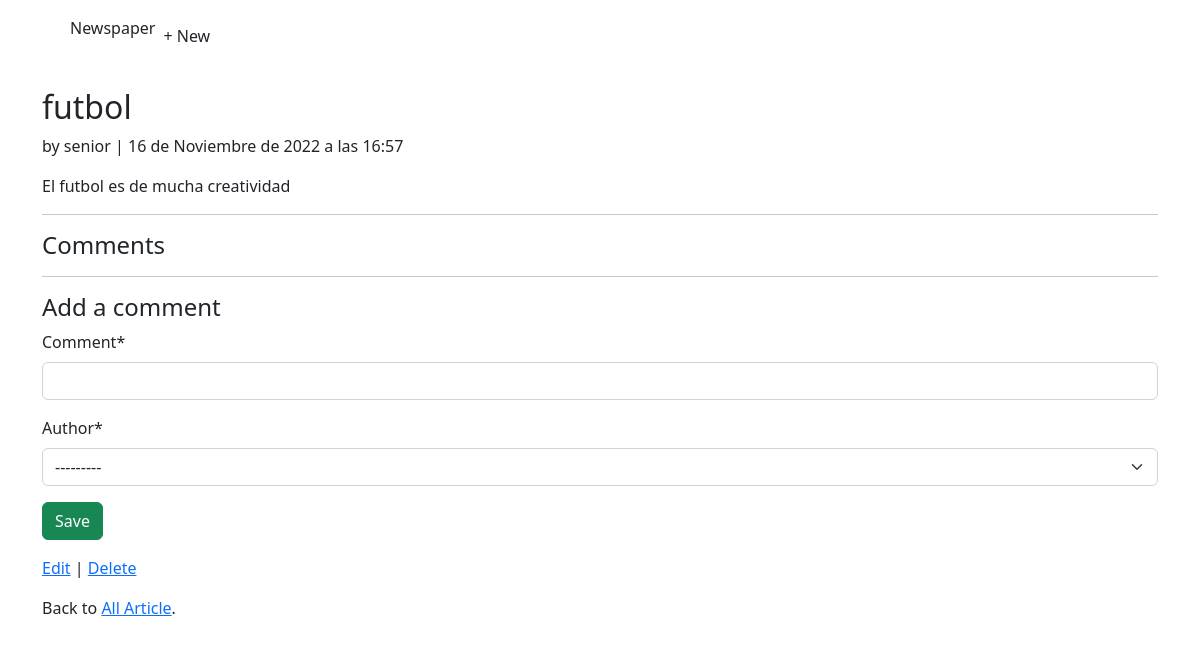
The app's page /articles/3/ (signed in) with its own data.
### articles/models.py (models this page shows, shortened)
class Article(models.Model):
    title = models.CharField(max_length=255)
    body = models.TextField()
    date = models.DateTimeField(auto_now_add=True)
    author = models.ForeignKey(settings.AUTH_USER_MODEL,
                                on_delete= models.CASCADE,)

### accounts/models.py (models this page shows)
class CustomUser(AbstractUser):
    age = models.PositiveIntegerField(null=True, blank=True)

### articles/views.py (the view, shortened to what this page needs)
# urls.py: path("<int:pk>/",ArticleDetailView.as_view(),
class ArticleDetailView(LoginRequiredMixin, DetailView):
    def get(self, request, *args, **kwargs):
        view = CommentGet.as_view()
        return view(request, *args, **kwargs)

### articles/forms.py
class CommentForm(forms.ModelForm):
    class Meta:
        model = Comment
        fields = ("comment", "author")

### articles/views.py (called while the page is built)
    def  get_context_data(self, **kwargs):
        context = super().get_context_data(**kwargs)
        context['form'] = CommentForm()
        return context

### templates/article_detail.html (shortened to what this page needs)
{% extends "base.html" %}
{% load crispy_forms_tags %}
{% block content %}
    <div class="article-entry">
        <h2>{{ object.title}}</h2>
        <p>by {{ object.author }} | {{ object.date }}</p>
        <p> {{ object.body }}</p>
    </div>
    <hr>
    <h4>Comments</h4>
    <hr>
    <h4> Add a comment </h4>
    <form action="" method="post">
        {{ form|crispy }}
        <button class="btn btn-success ml-2" type="submit">Save</button>
    </form>
    <p ><a href="{% url 'article_edit' article.pk %}">Edit</a> |
    <a href="{% url 'article_delete' article.pk %}">Delete</a></p>
    <p>Back to <a href="{% url 'article_list' %}">All Article</a>.</p>
{% endblock content %}

### records on screen
Article: title "futbol", author "senior", date "16 de Noviembre de 2022 a las 16:57", body "El futbol es de mucha creatividad"
